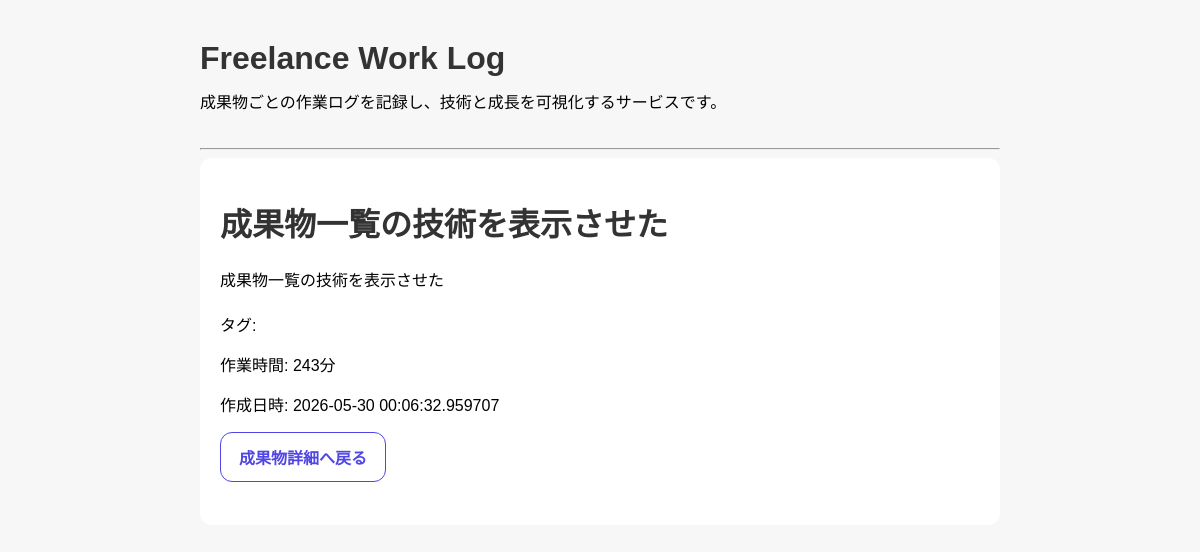
The app's page /posts-page/1, older data.
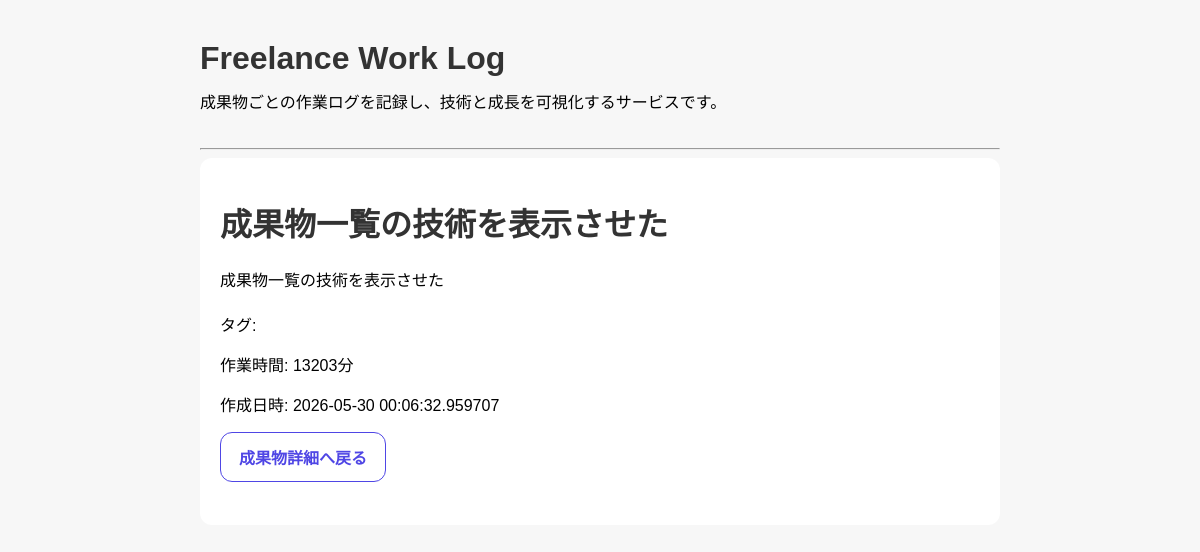
The same page, newer data.
### app/models.py (models this page shows)
class Post(Base):
    __tablename__ = "posts"
    id = Column(Integer, primary_key=True, index=True)
    title = Column(String)
    content = Column(String)
    task_type = Column(String)
    start_time = Column(DateTime)
    end_time = Column(DateTime)
    work_time_minutes = Column(Integer)
    work_id = Column(Integer, ForeignKey("works.id"))
    work = relationship(
        "Work",
        back_populates="posts"
    )
    created_at = Column(DateTime, default=datetime.now)

### app/main.py (the view)
@app.get("/posts-page/{post_id}")
def post_detail_page(post_id: int, request: Request, db: Session = Depends(get_db)):
    post = db.query(models.Post).filter(models.Post.id == post_id).first()
    if post:
        post.content = markdown.markdown(
            post.content,
            extensions=["fenced_code"]
        )
    return templates.TemplateResponse(
        request,
        "post_detail.html",
        {"post": post}
    )

### app/templates/post_detail.html
{% extends "base.html" %}
{% block content %}
  <div class="post-card">
    <h1>{{ post.title }}</h1>
    <div class="content">
      {{ post.content | safe }}
    </div>
    <p>タグ: {{ post.tags }}</p>
    <p>作業時間: {{ post.work_time_minutes }}分</p>
    <p>作成日時: {{ post.created_at }}</p>
    <a href="/works-page/{{ post.work_id }}" class="btn-back">
      成果物詳細へ戻る
    </a>
  </div>
{% endblock %}

Row changes from the older to the newer data that the page shows:
changed Post "成果物一覧の技術を表示させた": work_time_minutes "243" → "13203"
